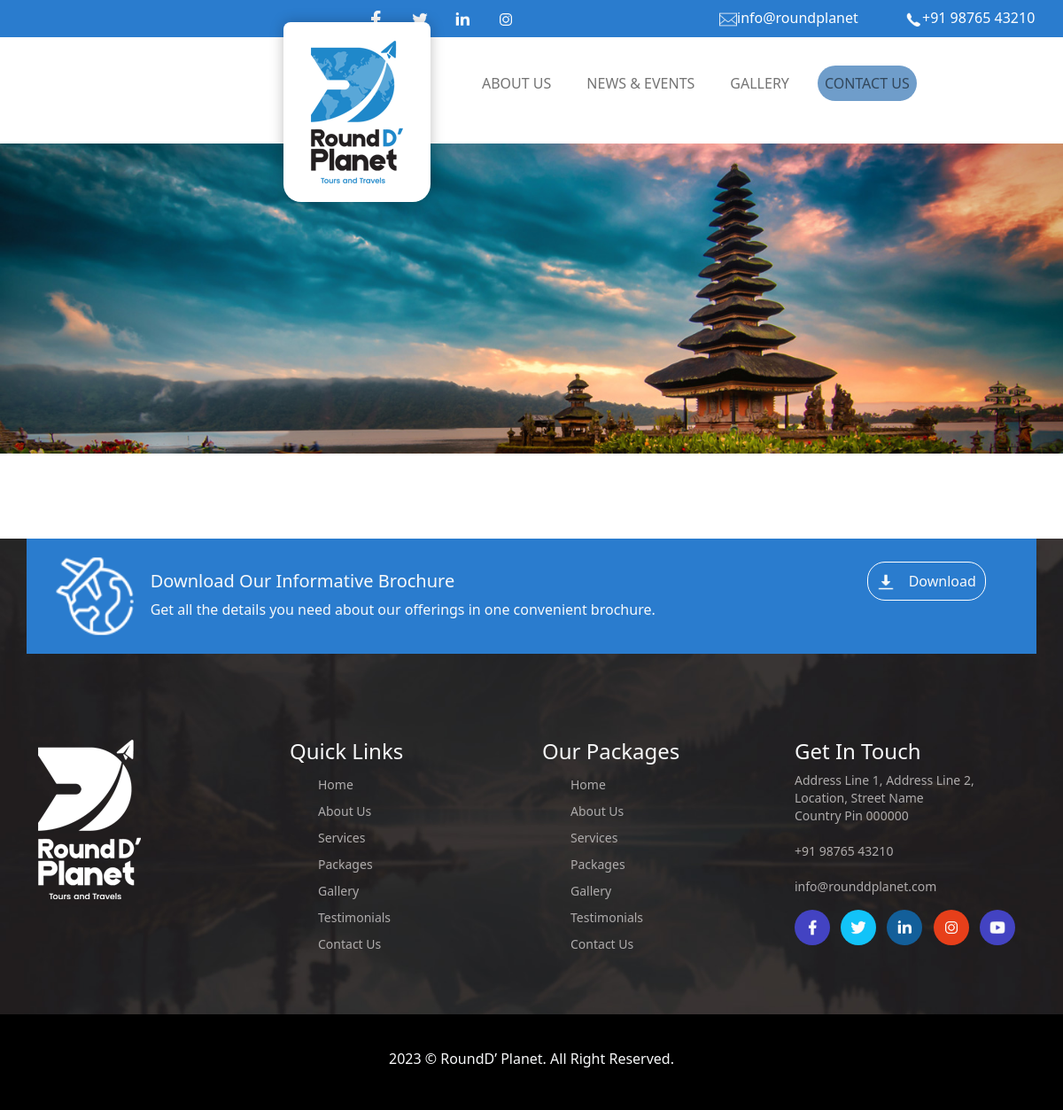
The page /subpack/1/ on the database as committed earlier.
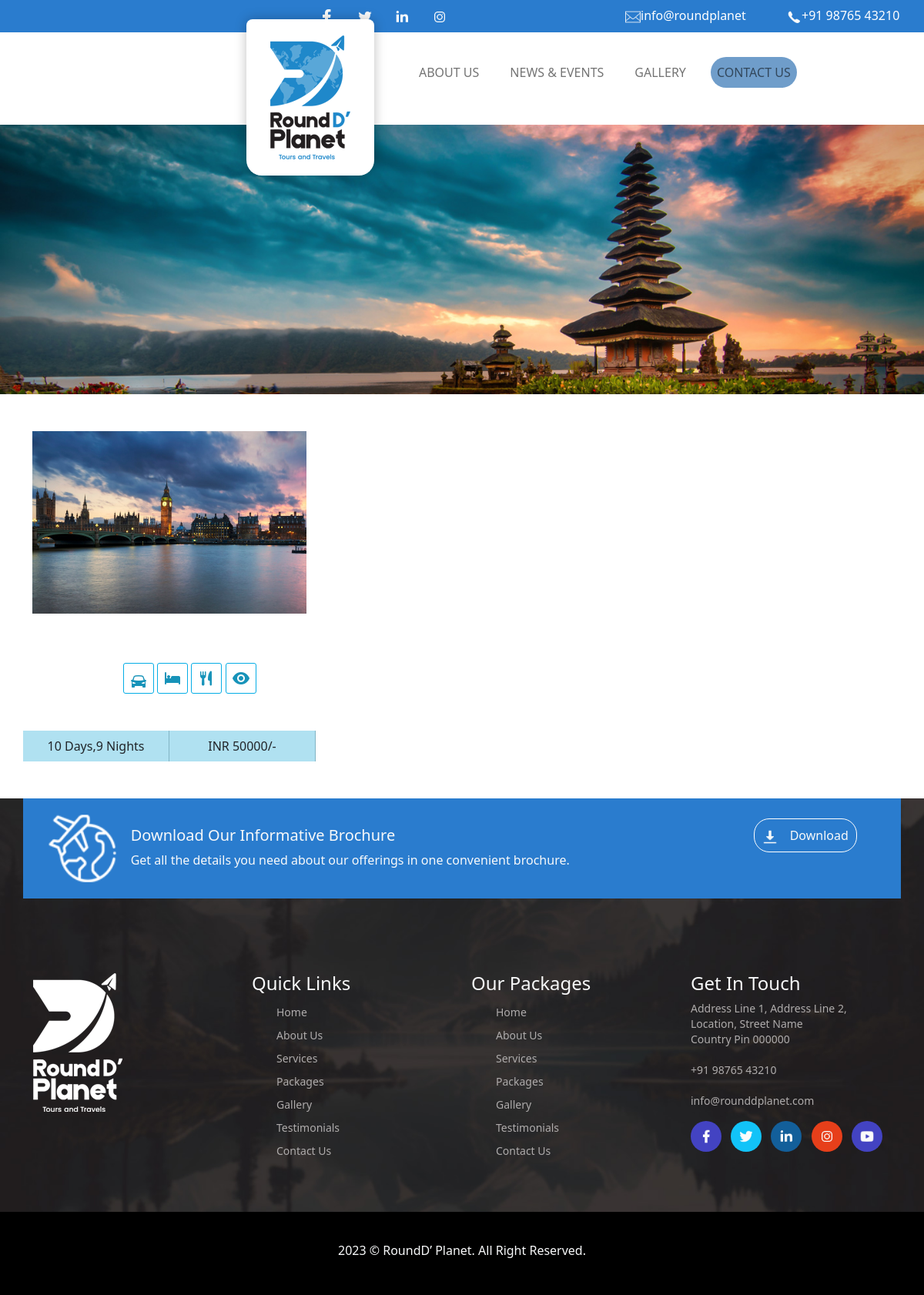
The same page on the database as committed later.
### tourism/models.py (models this page shows, shortened)
class Subpackage(models.Model):
    image = models.ImageField(upload_to='img')
    price=models.CharField(max_length=50)
    day=models.CharField(max_length=10)
    night=models.CharField(max_length=10)
    pack=models.ForeignKey(Package,on_delete=models.CASCADE)

### tourism/views.py (the view)
# urls.py: path('subpack/<int:id>/',views.Subpackages,name='subpack'),
def Subpackages(request,id):
    context={}
    sp=Package.objects.all()
    sub=Subpackage.objects.all().filter(id=id)
    context['sub']=sub
    context['sp']=sp
    return render(request,'subpack.html',context)

### tourism/templates/subpack.html (shortened to what the changed rows need)
{% load static %}
<!DOCTYPE html>
<html lang="en">
<head>
    <link href="https://cdn.jsdelivr.net/npm/bootstrap@5.1.3/dist/css/bootstrap.min.css" rel="stylesheet">
    <link rel="stylesheet" href="{% static 'css/subpack.css' %}">
    <link rel="stylesheet" href="https://cdnjs.cloudflare.com/ajax/libs/font-awesome/4.7.0/css/font-awesome.min.css">
 </head>
 <body>
    <div class="container mt-5">
        <div class="row">
            {% for i in sub %}
            <div class="col-lg-4 col-md-4 col-sm-4">
                <div class="row">
                  <a href="{% url 'subpack1' i.id %}"><img src="{{i.image.url}}" alt="" class="w-100">
                </div>
                <div class="row ">
                    <div class="text-center text-dark pt-5"></div>
                    <div class="d3 pt-3">
                        <img src="{% static 'images/icon-car.png' %}" alt="" class="i3">
                        <img src="{% static 'images/icon-bed.png' %}" alt="" class="i3">
                        <img src="{% static 'images/icon-ut.png' %}" alt="" class="i3">
                        <img src="{% static 'images/icon-eye.png' %}" alt="" class="i3">
                    </div>
                </div>
                <div class="row pt-5">
                    <div class="col-lg col-md col-sm text-center c6">
                        <div class="mt-2 mb-2">{{i.day}} Days,{{i.night}} Nights</div>
                    </div>
                    <div class="col-lg col-md col-sm text-center c6">
                        <div class="mt-2 mb-2">INR {{i.price}}/-</div>
                    </div>
                </div>
            </div>
            {% endfor %}
        </div>
    </div>
</body>
</html>

Rows that differ between the two databases and show on the page:
added Subpackage: image (picture), day "10", night "9", price "50000"
